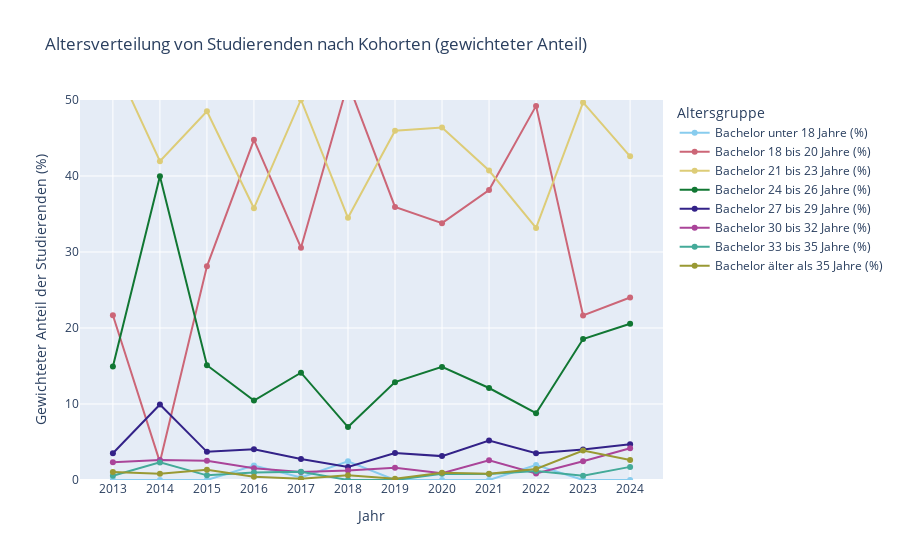

Here is the notebook cell this chart was saved with:
### Code cell
fig = px.line(
    df_alter, 
    x="Jahr", 
    y=[col for col in df_alter.columns if col != "Jahr" and "Bachelor" in col], 
    markers=True, 
    title="Altersverteilung von Studierenden nach Kohorten (gewichteter Anteil)",
    labels={"value": "Anteil (%)", "variable": "Altersgruppe"},
    color_discrete_sequence=px.colors.qualitative.Safe  # Farbschema Safe verwenden
)

fig.update_layout(
    #template="infoviz",  # Dein eigenes Plotly-Template
    xaxis_title="Jahr",
    yaxis_title="Gewichteter Anteil der Studierenden (%)",
    yaxis=dict(range=[0, 50]),  # Prozentwerte begrenzen
    legend_title="Altersgruppe"
)

fig.show()

### Figure 1 — Plotly figure (JSON) as saved in the notebook; plotly's stock layout.template omitted (floating-point values rounded to 4 significant figures)
{"data": [{"hovertemplate": "Altersgruppe=Bachelor unter 18 Jahre (%)<br>Jahr=%{x}<br>Anteil (%)=%{y}<extra></extra>", "legendgroup": "Bachelor unter 18 Jahre (%)", "line": {"color": "rgb(136, 204, 238)", "dash": "solid"}, "marker": {"symbol": "circle"}, "mode": "lines+markers", "name": "Bachelor unter 18 Jahre (%)", "orientation": "v", "showlegend": true, "type": "scatter", "x": ["2013", "2014", "2015", "2016", "2017", "2018", "2019", "2020", "2021", "2022", "2023", "2024"], "xaxis": "x", "y": [0.0, 0.0, 0.0, 1.917, 0.3325, 2.452, 0.0, 0.0, 0.0, 1.963, 0.0, 0.0], "yaxis": "y"}, {"hovertemplate": "Altersgruppe=Bachelor 18 bis 20 Jahre (%)<br>Jahr=%{x}<br>Anteil (%)=%{y}<extra></extra>", "legendgroup": "Bachelor 18 bis 20 Jahre (%)", "line": {"color": "rgb(204, 102, 119)", "dash": "solid"}, "marker": {"symbol": "circle"}, "mode": "lines+markers", "name": "Bachelor 18 bis 20 Jahre (%)", "orientation": "v", "showlegend": true, "type": "scatter", "x": ["2013", "2014", "2015", "2016", "2017", "2018", "2019", "2020", "2021", "2022", "2023", "2024"], "xaxis": "x", "y": [21.67, 2.357, 28.12, 44.76, 30.57, 52.24, 35.93, 33.79, 38.15, 49.23, 21.65, 24.01], "yaxis": "y"}, {"hovertemplate": "Altersgruppe=Bachelor 21 bis 23 Jahre (%)<br>Jahr=%{x}<br>Anteil (%)=%{y}<extra></extra>", "legendgroup": "Bachelor 21 bis 23 Jahre (%)", "line": {"color": "rgb(221, 204, 119)", "dash": "solid"}, "marker": {"symbol": "circle"}, "mode": "lines+markers", "name": "Bachelor 21 bis 23 Jahre (%)", "orientation": "v", "showlegend": true, "type": "scatter", "x": ["2013", "2014", "2015", "2016", "2017", "2018", "2019", "2020", "2021", "2022", "2023", "2024"], "xaxis": "x", "y": [55.33, 41.95, 48.52, 35.76, 50.04, 34.5, 45.95, 46.38, 40.72, 33.16, 49.69, 42.59], "yaxis": "y"}, {"hovertemplate": "Altersgruppe=Bachelor 24 bis 26 Jahre (%)<br>Jahr=%{x}<br>Anteil (%)=%{y}<extra></extra>", "legendgroup": "Bachelor 24 bis 26 Jahre (%)", "line": {"color": "rgb(17, 119, 51)", "dash": "solid"}, "marker": {"symbol": "circle"}, "mode": "lines+markers", "name": "Bachelor 24 bis 26 Jahre (%)", "orientation": "v", "showlegend": true, "type": "scatter", "x": ["2013", "2014", "2015", "2016", "2017", "2018", "2019", "2020", "2021", "2022", "2023", "2024"], "xaxis": "x", "y": [14.94, 39.98, 15.1, 10.46, 14.12, 6.962, 12.87, 14.88, 12.1, 8.788, 18.54, 20.55], "yaxis": "y"}, {"hovertemplate": "Altersgruppe=Bachelor 27 bis 29 Jahre (%)<br>Jahr=%{x}<br>Anteil (%)=%{y}<extra></extra>", "legendgroup": "Bachelor 27 bis 29 Jahre (%)", "line": {"color": "rgb(51, 34, 136)", "dash": "solid"}, "marker": {"symbol": "circle"}, "mode": "lines+markers", "name": "Bachelor 27 bis 29 Jahre (%)", "orientation": "v", "showlegend": true, "type": "scatter", "x": ["2013", "2014", "2015", "2016", "2017", "2018", "2019", "2020", "2021", "2022", "2023", "2024"], "xaxis": "x", "y": [3.512, 9.931, 3.705, 4.032, 2.766, 1.707, 3.543, 3.142, 5.199, 3.524, 4.01, 4.704], "yaxis": "y"}, {"hovertemplate": "Altersgruppe=Bachelor 30 bis 32 Jahre (%)<br>Jahr=%{x}<br>Anteil (%)=%{y}<extra></extra>", "legendgroup": "Bachelor 30 bis 32 Jahre (%)", "line": {"color": "rgb(170, 68, 153)", "dash": "solid"}, "marker": {"symbol": "circle"}, "mode": "lines+markers", "name": "Bachelor 30 bis 32 Jahre (%)", "orientation": "v", "showlegend": true, "type": "scatter", "x": ["2013", "2014", "2015", "2016", "2017", "2018", "2019", "2020", "2021", "2022", "2023", "2024"], "xaxis": "x", "y": [2.326, 2.618, 2.532, 1.536, 1.062, 1.248, 1.616, 0.9019, 2.607, 0.8612, 2.457, 4.184], "yaxis": "y"}, {"hovertemplate": "Altersgruppe=Bachelor 33 bis 35 Jahre (%)<br>Jahr=%{x}<br>Anteil (%)=%{y}<extra></extra>", "legendgroup": "Bachelor 33 bis 35 Jahre (%)", "line": {"color": "rgb(68, 170, 153)", "dash": "solid"}, "marker": {"symbol": "circle"}, "mode": "lines+markers", "name": "Bachelor 33 bis 35 Jahre (%)", "orientation": "v", "showlegend": true, "type": "scatter", "x": ["2013", "2014", "2015", "2016", "2017", "2018", "2019", "2020", "2021", "2022", "2023", "2024"], "xaxis": "x", "y": [0.5698, 2.319, 0.6104, 0.9705, 1.094, 0.0, 0.0, 0.8093, 0.7811, 1.181, 0.5714, 1.724], "yaxis": "y"}, {"hovertemplate": "Altersgruppe=Bachelor älter als 35 Jahre (%)<br>Jahr=%{x}<br>Anteil (%)=%{y}<extra></extra>", "legendgroup": "Bachelor älter als 35 Jahre (%)", "line": {"color": "rgb(153, 153, 51)", "dash": "solid"}, "marker": {"symbol": "circle"}, "mode": "lines+markers", "name": "Bachelor älter als 35 Jahre (%)", "orientation": "v", "showlegend": true, "type": "scatter", "x": ["2013", "2014", "2015", "2016", "2017", "2018", "2019", "2020", "2021", "2022", "2023", "2024"], "xaxis": "x", "y": [1.041, 0.8061, 1.341, 0.4343, 0.1766, 0.6242, 0.1691, 0.9537, 0.8383, 1.45, 3.886, 2.628], "yaxis": "y"}], "layout": {"legend": {"title": {"text": "Altersgruppe"}, "tracegroupgap": 0}, "title": {"text": "Altersverteilung von Studierenden nach Kohorten (gewichteter Anteil)"}, "xaxis": {"anchor": "y", "domain": [0, 1], "title": {"text": "Jahr"}}, "yaxis": {"anchor": "x", "domain": [0, 1], "range": [0, 50], "title": {"text": "Gewichteter Anteil der Studierenden (%)"}}}}
